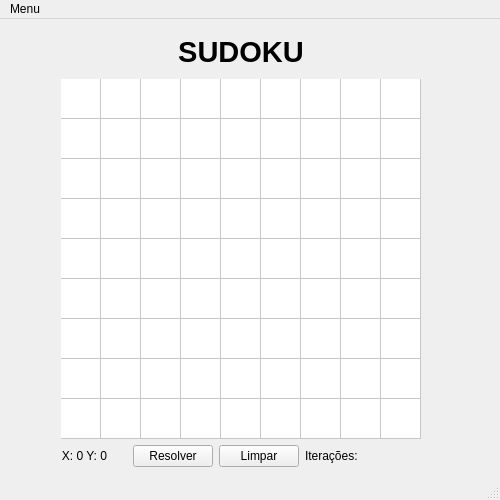
<?xml version="1.0" encoding="UTF-8"?>
<ui version="4.0">
 <class>MainSudoku</class>
 <widget class="QMainWindow" name="MainSudoku">
  <property name="geometry">
   <rect>
    <x>0</x>
    <y>0</y>
    <width>500</width>
    <height>500</height>
   </rect>
  </property>
  <property name="minimumSize">
   <size>
    <width>500</width>
    <height>500</height>
   </size>
  </property>
  <property name="maximumSize">
   <size>
    <width>500</width>
    <height>500</height>
   </size>
  </property>
  <property name="windowTitle">
   <string>Sudoku</string>
  </property>
  <widget class="QWidget" name="centralWidget">
   <layout class="QVBoxLayout" name="verticalLayout">
    <item>
     <layout class="QHBoxLayout" name="horizontalLayout">
      <item>
       <spacer name="horizontalSpacer_2">
        <property name="orientation">
         <enum>Qt::Horizontal</enum>
        </property>
        <property name="sizeType">
         <enum>QSizePolicy::Fixed</enum>
        </property>
        <property name="sizeHint" stdset="0">
         <size>
          <width>50</width>
          <height>0</height>
         </size>
        </property>
       </spacer>
      </item>
      <item>
       <layout class="QVBoxLayout" name="verticalLayout_2">
        <item>
         <widget class="QLabel" name="label">
          <property name="font">
           <font>
            <pointsize>22</pointsize>
            <weight>75</weight>
            <italic>false</italic>
            <bold>true</bold>
           </font>
          </property>
          <property name="text">
           <string>SUDOKU</string>
          </property>
          <property name="alignment">
           <set>Qt::AlignCenter</set>
          </property>
         </widget>
        </item>
        <item>
         <widget class="QTableWidget" name="tabuleiro">
          <property name="enabled">
           <bool>true</bool>
          </property>
          <property name="minimumSize">
           <size>
            <width>360</width>
            <height>360</height>
           </size>
          </property>
          <property name="maximumSize">
           <size>
            <width>360</width>
            <height>360</height>
           </size>
          </property>
          <property name="frameShape">
           <enum>QFrame::NoFrame</enum>
          </property>
          <property name="frameShadow">
           <enum>QFrame::Plain</enum>
          </property>
          <property name="verticalScrollBarPolicy">
           <enum>Qt::ScrollBarAlwaysOff</enum>
          </property>
          <property name="horizontalScrollBarPolicy">
           <enum>Qt::ScrollBarAlwaysOff</enum>
          </property>
          <property name="autoScroll">
           <bool>false</bool>
          </property>
          <property name="editTriggers">
           <set>QAbstractItemView::NoEditTriggers</set>
          </property>
          <property name="showDropIndicator" stdset="0">
           <bool>false</bool>
          </property>
          <property name="dragDropOverwriteMode">
           <bool>false</bool>
          </property>
          <property name="selectionMode">
           <enum>QAbstractItemView::SingleSelection</enum>
          </property>
          <property name="iconSize">
           <size>
            <width>50</width>
            <height>50</height>
           </size>
          </property>
          <property name="textElideMode">
           <enum>Qt::ElideMiddle</enum>
          </property>
          <property name="showGrid">
           <bool>true</bool>
          </property>
          <property name="rowCount">
           <number>9</number>
          </property>
          <property name="columnCount">
           <number>9</number>
          </property>
          <attribute name="horizontalHeaderVisible">
           <bool>false</bool>
          </attribute>
          <attribute name="horizontalHeaderDefaultSectionSize">
           <number>40</number>
          </attribute>
          <attribute name="horizontalHeaderHighlightSections">
           <bool>false</bool>
          </attribute>
          <attribute name="horizontalHeaderMinimumSectionSize">
           <number>40</number>
          </attribute>
          <attribute name="verticalHeaderVisible">
           <bool>false</bool>
          </attribute>
          <attribute name="verticalHeaderCascadingSectionResizes">
           <bool>false</bool>
          </attribute>
          <attribute name="verticalHeaderDefaultSectionSize">
           <number>40</number>
          </attribute>
          <attribute name="verticalHeaderHighlightSections">
           <bool>false</bool>
          </attribute>
          <attribute name="verticalHeaderMinimumSectionSize">
           <number>40</number>
          </attribute>
          <row/>
          <row/>
          <row/>
          <row/>
          <row/>
          <row/>
          <row/>
          <row/>
          <row/>
          <column>
           <property name="text">
            <string/>
           </property>
           <property name="font">
            <font>
             <pointsize>18</pointsize>
            </font>
           </property>
           <property name="textAlignment">
            <set>AlignCenter</set>
           </property>
          </column>
          <column/>
          <column/>
          <column/>
          <column/>
          <column/>
          <column/>
          <column/>
          <column/>
          <item row="0" column="1">
           <property name="text">
            <string/>
           </property>
           <property name="textAlignment">
            <set>AlignCenter</set>
           </property>
          </item>
         </widget>
        </item>
       </layout>
      </item>
      <item>
       <spacer name="horizontalSpacer_3">
        <property name="orientation">
         <enum>Qt::Horizontal</enum>
        </property>
        <property name="sizeHint" stdset="0">
         <size>
          <width>50</width>
          <height>20</height>
         </size>
        </property>
       </spacer>
      </item>
     </layout>
    </item>
    <item>
     <layout class="QHBoxLayout" name="horizontalLayout_2">
      <item>
       <spacer name="horizontalSpacer_4">
        <property name="orientation">
         <enum>Qt::Horizontal</enum>
        </property>
        <property name="sizeType">
         <enum>QSizePolicy::Fixed</enum>
        </property>
        <property name="sizeHint" stdset="0">
         <size>
          <width>50</width>
          <height>20</height>
         </size>
        </property>
       </spacer>
      </item>
      <item>
       <widget class="QLabel" name="coords">
        <property name="sizePolicy">
         <sizepolicy hsizetype="Fixed" vsizetype="Preferred">
          <horstretch>0</horstretch>
          <verstretch>0</verstretch>
         </sizepolicy>
        </property>
        <property name="text">
         <string>X: 0 Y: 0</string>
        </property>
        <property name="alignment">
         <set>Qt::AlignRight|Qt::AlignTrailing|Qt::AlignVCenter</set>
        </property>
       </widget>
      </item>
      <item>
       <spacer name="horizontalSpacer">
        <property name="orientation">
         <enum>Qt::Horizontal</enum>
        </property>
        <property name="sizeType">
         <enum>QSizePolicy::Fixed</enum>
        </property>
        <property name="sizeHint" stdset="0">
         <size>
          <width>20</width>
          <height>20</height>
         </size>
        </property>
       </spacer>
      </item>
      <item>
       <widget class="QPushButton" name="resolverbutton">
        <property name="sizePolicy">
         <sizepolicy hsizetype="Fixed" vsizetype="Fixed">
          <horstretch>0</horstretch>
          <verstretch>0</verstretch>
         </sizepolicy>
        </property>
        <property name="text">
         <string>Resolver</string>
        </property>
       </widget>
      </item>
      <item>
       <widget class="QPushButton" name="limparbutton">
        <property name="sizePolicy">
         <sizepolicy hsizetype="Fixed" vsizetype="Fixed">
          <horstretch>0</horstretch>
          <verstretch>0</verstretch>
         </sizepolicy>
        </property>
        <property name="text">
         <string>Limpar</string>
        </property>
       </widget>
      </item>
      <item>
       <widget class="QLabel" name="Iteracoes">
        <property name="text">
         <string>Iterações: </string>
        </property>
       </widget>
      </item>
     </layout>
    </item>
   </layout>
  </widget>
  <widget class="QMenuBar" name="menuBar">
   <property name="geometry">
    <rect>
     <x>0</x>
     <y>0</y>
     <width>500</width>
     <height>25</height>
    </rect>
   </property>
   <widget class="QMenu" name="menuMenu">
    <property name="title">
     <string>Menu</string>
    </property>
    <addaction name="separator"/>
    <addaction name="actionNovo_Jogo"/>
    <addaction name="actionSair"/>
   </widget>
   <addaction name="menuMenu"/>
  </widget>
  <widget class="QStatusBar" name="statusBar"/>
  <action name="actionSair">
   <property name="text">
    <string>Sair</string>
   </property>
  </action>
  <action name="actionNovo_Jogo">
   <property name="text">
    <string>Novo Jogo</string>
   </property>
  </action>
 </widget>
 <layoutdefault spacing="6" margin="11"/>
 <resources/>
 <connections/>
</ui>
